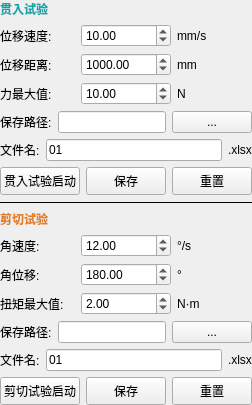
             <widget class="QWidget" name="testStandardPage">
              <layout class="QVBoxLayout" name="testStandardPageLayout">
               <property name="leftMargin">
                <number>0</number>
               </property>
               <property name="topMargin">
                <number>0</number>
               </property>
               <property name="rightMargin">
                <number>0</number>
               </property>
               <property name="bottomMargin">
                <number>0</number>
               </property>
               <item>
                <widget class="QLabel" name="testDispLabel">
             <property name="styleSheet">
              <string>font-weight:bold;color:#14a3a8;</string>
             </property>
             <property name="text">
              <string>贯入试验</string>
             </property>
            </widget>
           </item>
           <item>
            <layout class="QHBoxLayout" name="testDispSpeedRow">
             <item>
              <widget class="QLabel" name="testDispSpeedLabel">
               <property name="text">
                <string>位移速度:</string>
               </property>
              </widget>
             </item>
             <item>
              <widget class="QDoubleSpinBox" name="testDispSpeed">
               <property name="minimumSize">
                <size>
                 <width>90</width>
                 <height>0</height>
                </size>
               </property>
               <property name="minimum">
                <double>1.000000000000000</double>
               </property>
               <property name="maximum">
                <double>100.000000000000000</double>
               </property>
               <property name="value">
                <double>10.000000000000000</double>
               </property>
              </widget>
             </item>
             <item>
              <widget class="QLabel" name="testDispSpeedUnit">
               <property name="minimumSize">
                <size>
                 <width>40</width>
                 <height>0</height>
                </size>
               </property>
               <property name="text">
                <string>mm/s</string>
               </property>
              </widget>
             </item>
            </layout>
           </item>
           <item>
            <layout class="QHBoxLayout" name="testDispDistRow">
             <item>
              <widget class="QLabel" name="testDispDistLabel">
               <property name="text">
                <string>位移距离:</string>
               </property>
              </widget>
             </item>
             <item>
              <widget class="QDoubleSpinBox" name="testDispDist">
               <property name="minimumSize">
                <size>
                 <width>90</width>
                 <height>0</height>
                </size>
               </property>
               <property name="minimum">
                <double>-2000.000000000000000</double>
               </property>
               <property name="maximum">
                <double>2000.000000000000000</double>
               </property>
               <property name="value">
                <double>1000.000000000000000</double>
               </property>
              </widget>
             </item>
             <item>
              <widget class="QLabel" name="testDispDistUnit">
               <property name="minimumSize">
                <size>
                 <width>40</width>
                 <height>0</height>
                </size>
               </property>
               <property name="text">
                <string>mm</string>
               </property>
              </widget>
             </item>
            </layout>
           </item>
           <item>
            <layout class="QHBoxLayout" name="testForceMaxRow">
             <item>
              <widget class="QLabel" name="testForceMaxLabel">
               <property name="text">
                <string>力最大值:</string>
               </property>
              </widget>
             </item>
             <item>
              <widget class="QDoubleSpinBox" name="testForceMax">
               <property name="minimumSize">
                <size>
                 <width>90</width>
                 <height>0</height>
                </size>
               </property>
               <property name="minimum">
                <double>0.100000000000000</double>
               </property>
               <property name="maximum">
                <double>500.000000000000000</double>
               </property>
               <property name="value">
                <double>10.000000000000000</double>
               </property>
              </widget>
             </item>
             <item>
              <widget class="QLabel" name="testForceMaxUnit">
               <property name="minimumSize">
                <size>
                 <width>40</width>
                 <height>0</height>
                </size>
               </property>
               <property name="text">
                <string>N</string>
               </property>
              </widget>
             </item>
            </layout>
           </item>
           <item>
            <layout class="QHBoxLayout" name="testDispSaveRow">
             <item>
              <widget class="QLabel" name="testDispSaveLabel">
               <property name="text">
                <string>保存路径:</string>
               </property>
              </widget>
             </item>
             <item>
              <widget class="QLineEdit" name="testDispSavePath">
               <property name="minimumSize">
                <size>
                 <width>100</width>
                 <height>0</height>
                </size>
               </property>
               <property name="readOnly">
                <bool>true</bool>
               </property>
              </widget>
             </item>
             <item>
              <widget class="QPushButton" name="testDispSaveBrowse">
               <property name="minimumSize">
                <size>
                 <width>24</width>
                 <height>0</height>
                </size>
               </property>
               <property name="text">
                <string>...</string>
               </property>
              </widget>
             </item>
            </layout>
           </item>
           <item>
            <layout class="QHBoxLayout" name="testDispNameRow">
             <item>
              <widget class="QLabel" name="testDispNameLabel">
               <property name="text">
                <string>文件名:</string>
               </property>
              </widget>
             </item>
             <item>
              <widget class="QLineEdit" name="testDispFileName">
               <property name="minimumSize">
                <size>
                 <width>80</width>
                 <height>0</height>
                </size>
               </property>
               <property name="text">
                <string>01</string>
               </property>
              </widget>
             </item>
             <item>
              <widget class="QLabel" name="testDispExtLabel">
               <property name="text">
                <string>.xlsx</string>
               </property>
              </widget>
             </item>
            </layout>
           </item>
           <item>
            <layout class="QHBoxLayout" name="testDispBtnRow">
             <item>
              <widget class="QPushButton" name="testDispStart">
               <property name="minimumSize">
                <size>
                 <width>0</width>
                 <height>28</height>
                </size>
               </property>
               <property name="text">
                <string>贯入试验启动</string>
               </property>
              </widget>
             </item>
             <item>
              <widget class="QPushButton" name="testDispSave">
               <property name="minimumSize">
                <size>
                 <width>48</width>
                 <height>28</height>
                </size>
               </property>
               <property name="text">
                <string>保存</string>
               </property>
              </widget>
             </item>
             <item>
              <widget class="QPushButton" name="testDispReset">
               <property name="minimumSize">
                <size>
                 <width>48</width>
                 <height>28</height>
                </size>
               </property>
               <property name="text">
                <string>重置</string>
               </property>
              </widget>
             </item>
            </layout>
           </item>
           <item>
            <widget class="QFrame" name="testSepLine">
             <property name="frameShape">
              <enum>QFrame::Shape::HLine</enum>
             </property>
            </widget>
           </item>
           <item>
            <widget class="QLabel" name="testShearLabel">
             <property name="styleSheet">
              <string>font-weight:bold;color:#e67e22;</string>
             </property>
             <property name="text">
              <string>剪切试验</string>
             </property>
            </widget>
           </item>
           <item>
            <layout class="QHBoxLayout" name="testAngSpeedRow">
             <item>
              <widget class="QLabel" name="testAngSpeedLabel">
               <property name="text">
                <string>角速度:</string>
               </property>
              </widget>
             </item>
             <item>
              <widget class="QDoubleSpinBox" name="testAngSpeed">
               <property name="minimumSize">
                <size>
                 <width>90</width>
                 <height>0</height>
                </size>
               </property>
               <property name="minimum">
                <double>1.000000000000000</double>
               </property>
               <property name="maximum">
                <double>20.000000000000000</double>
               </property>
               <property name="value">
                <double>12.000000000000000</double>
               </property>
              </widget>
             </item>
             <item>
              <widget class="QLabel" name="testAngSpeedUnit">
               <property name="minimumSize">
                <size>
                 <width>40</width>
                 <height>0</height>
                </size>
               </property>
               <property name="text">
                <string>°/s</string>
               </property>
              </widget>
             </item>
            </layout>
           </item>
           <item>
            <layout class="QHBoxLayout" name="testAngDistRow">
             <item>
              <widget class="QLabel" name="testAngDistLabel">
               <property name="text">
                <string>角位移:</string>
               </property>
              </widget>
             </item>
             <item>
              <widget class="QDoubleSpinBox" name="testAngDist">
               <property name="minimumSize">
                <size>
                 <width>90</width>
                 <height>0</height>
                </size>
               </property>
               <property name="minimum">
                <double>-360.000000000000000</double>
               </property>
               <property name="maximum">
                <double>360.000000000000000</double>
               </property>
               <property name="value">
                <double>180.000000000000000</double>
               </property>
              </widget>
             </item>
             <item>
              <widget class="QLabel" name="testAngDistUnit">
               <property name="minimumSize">
                <size>
                 <width>40</width>
                 <height>0</height>
                </size>
               </property>
               <property name="text">
                <string>°</string>
               </property>
              </widget>
             </item>
            </layout>
           </item>
           <item>
            <layout class="QHBoxLayout" name="testTorqueMaxRow">
             <item>
              <widget class="QLabel" name="testTorqueMaxLabel">
               <property name="text">
                <string>扭矩最大值:</string>
               </property>
              </widget>
             </item>
             <item>
              <widget class="QDoubleSpinBox" name="testTorqueMax">
               <property name="minimumSize">
                <size>
                 <width>90</width>
                 <height>0</height>
                </size>
               </property>
               <property name="minimum">
                <double>0.010000000000000</double>
               </property>
               <property name="maximum">
                <double>50.000000000000000</double>
               </property>
               <property name="value">
                <double>2.000000000000000</double>
               </property>
              </widget>
             </item>
             <item>
              <widget class="QLabel" name="testTorqueMaxUnit">
               <property name="minimumSize">
                <size>
                 <width>40</width>
                 <height>0</height>
                </size>
               </property>
               <property name="text">
                <string>N·m</string>
               </property>
              </widget>
             </item>
            </layout>
           </item>
           <item>
            <layout class="QHBoxLayout" name="testShearSaveRow">
             <item>
              <widget class="QLabel" name="testShearSaveLabel">
               <property name="text">
                <string>保存路径:</string>
               </property>
              </widget>
             </item>
             <item>
              <widget class="QLineEdit" name="testShearSavePath">
               <property name="minimumSize">
                <size>
                 <width>100</width>
                 <height>0</height>
                </size>
               </property>
               <property name="readOnly">
                <bool>true</bool>
               </property>
              </widget>
             </item>
             <item>
              <widget class="QPushButton" name="testShearSaveBrowse">
               <property name="minimumSize">
                <size>
                 <width>24</width>
                 <height>0</height>
                </size>
               </property>
               <property name="text">
                <string>...</string>
               </property>
              </widget>
             </item>
            </layout>
           </item>
           <item>
            <layout class="QHBoxLayout" name="testShearNameRow">
             <item>
              <widget class="QLabel" name="testShearNameLabel">
               <property name="text">
                <string>文件名:</string>
               </property>
              </widget>
             </item>
             <item>
              <widget class="QLineEdit" name="testShearFileName">
               <property name="minimumSize">
                <size>
                 <width>80</width>
                 <height>0</height>
                </size>
               </property>
               <property name="text">
                <string>01</string>
               </property>
              </widget>
             </item>
             <item>
              <widget class="QLabel" name="testShearExtLabel">
               <property name="text">
                <string>.xlsx</string>
               </property>
              </widget>
             </item>
            </layout>
           </item>
           <item>
            <layout class="QHBoxLayout" name="testShearBtnRow">
             <item>
              <widget class="QPushButton" name="testShearStart">
               <property name="minimumSize">
                <size>
                 <width>0</width>
                 <height>28</height>
                </size>
               </property>
               <property name="text">
                <string>剪切试验启动</string>
               </property>
              </widget>
             </item>
             <item>
              <widget class="QPushButton" name="testShearSave">
               <property name="minimumSize">
                <size>
                 <width>48</width>
                 <height>28</height>
                </size>
               </property>
               <property name="text">
                <string>保存</string>
               </property>
              </widget>
             </item>
             <item>
              <widget class="QPushButton" name="testShearReset">
               <property name="minimumSize">
                <size>
                 <width>48</width>
                 <height>28</height>
                </size>
               </property>
               <property name="text">
                <string>重置</string>
               </property>
              </widget>
             </item>
            </layout>
               </item>
              </layout>
             </widget>
